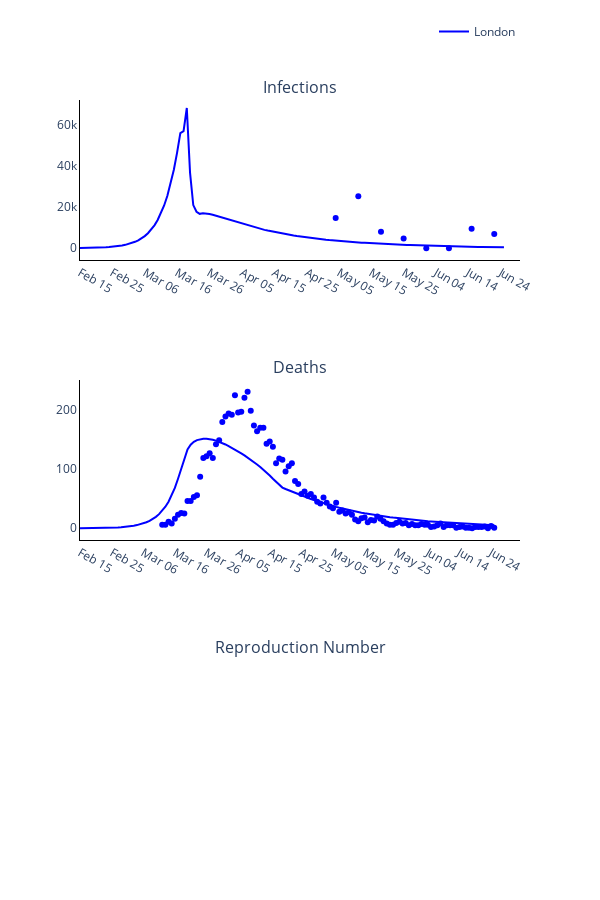

Notebook code cell kept with this figure:
### Markdown cell above
### Plot observed versus predicted using model with optimised parameters

### Code cell
# Trace names - represent the solver used for the simulation
trace_name = regions
titles = ['Infections', 'Deaths', 'Reproduction Number']

fig = go.Figure()
fig = make_subplots(rows=len(titles), cols=1, subplot_titles=tuple(titles), horizontal_spacing = 0.15)

# Plot (continuous predicted timeline and pointwise observed numbers each day)
for r, region in enumerate(regions):
    # Plot of infections
    fig.add_trace(
        go.Scatter(
            x=times,
            y=new_infec_pred[r].tolist(),
            mode='lines',
            name=trace_name[r],
            line_color=colours[r]
        ),
        row= 1,
        col= 1
    )

    fig.add_trace(
        go.Scatter(
            x=serology_times,
            y=np.sum(np.multiply(np.nan_to_num(np.divide(positives_data[r], tests[r])), susceptibles[r]), axis=1).tolist(),
            mode='markers',
            name=trace_name[r],
            showlegend=False,
            line_color=colours[r]
        ),
        row= 1,
        col= 1
    )

    # Plot deaths
    fig.add_trace(
        go.Scatter(
            x=times,
            y=deaths_pred[r].tolist(),
            mode='lines',
            name=trace_name[r],
            showlegend=False,
            line_color=colours[r]
        ),
        row= 2,
        col= 1
    )

    fig.add_trace(
        go.Scatter(
            x=deaths_times,
            y=np.sum(deaths_data[r], axis=1).tolist(),
            mode='markers',
            name=trace_name[r],
            showlegend=False,
            line_color=colours[r]
        ),
        row= 2,
        col= 1
    )

    # Plot reproduction number
    #fig.add_trace(
    #    go.Scatter(
    #        x=times,
    #        y=reprod_num_pred[r].tolist(),
    #        mode='lines',
    #        name=trace_name[r],
    #        showlegend=False,
    #        line_color=colours[r]
    #    ),
    #    row= 3,
    #    col= 1
    #)

# Add axis labels
fig.update_layout(
    width=600, 
    height=900,
    plot_bgcolor='white',
    xaxis=dict(
        linecolor='black',
        tickvals=np.arange(1, total_days, 10).tolist(),
        ticktext=['Feb 15', 'Feb 25', 'Mar 06', 'Mar 16', 'Mar 26', 'Apr 05', 'Apr 15', 'Apr 25', 'May 05', 'May 15', 'May 25', 'Jun 04', 'Jun 14', 'Jun 24']),
    yaxis=dict(linecolor='black'),
    xaxis2=dict(
        linecolor='black',
        tickvals=np.arange(1, total_days, 10).tolist(),
        ticktext=['Feb 15', 'Feb 25', 'Mar 06', 'Mar 16', 'Mar 26', 'Apr 05', 'Apr 15', 'Apr 25', 'May 05', 'May 15', 'May 25', 'Jun 04', 'Jun 14', 'Jun 24']),
    yaxis2=dict(linecolor='black'),
    xaxis3=dict(
        linecolor='black',
        tickvals=np.arange(1, total_days, 10).tolist(),
        ticktext=['Feb 15', 'Feb 25', 'Mar 06', 'Mar 16', 'Mar 26', 'Apr 05', 'Apr 15', 'Apr 25', 'May 05', 'May 15', 'May 25', 'Jun 04', 'Jun 14', 'Jun 24']),
    yaxis3=dict(linecolor='black'),
    legend=dict(
        orientation='h',
        yanchor="bottom",
        y=1.075,
        xanchor="right",
        x=1)
    )

fig.write_image('images/Figure-3-optimisation.pdf')
fig.show()

### Figure 1 — Plotly figure (JSON) as saved in the notebook; plotly's stock layout.template omitted (floating-point values rounded to 4 significant figures; data arrays with more than 128 entries replaced by an {"elided": "..."} marker saying what was removed)
{"data": [{"line": {"color": "blue"}, "mode": "lines", "name": "London", "type": "scatter", "x": {"elided": "132 int values"}, "xaxis": "x", "y": {"elided": "132 float values"}, "yaxis": "y"}, {"line": {"color": "blue"}, "mode": "markers", "name": "London", "showlegend": false, "type": "scatter", "x": [80, 87, 94, 101, 108, 115, 122, 129], "xaxis": "x", "y": [14650.0, 25320.0, 8014.0, 4745.0, 0, 0, 9439.0, 6912.0, 10870.0, 4414.0, 1584.0, 2769.0, 0, 0, 5037.0, 8908.0, 0, 18380.0, 23150.0, 21780.0, 9032.0, 26790.0, 54920.0, 43390.0, 42220.0, 0, 43170.0, 56570.0, 55360.0, 0, 140600.0, 129400.0, 121400.0, 39440.0, 26570.0, 30590.0, 30600.0, 8863.0, 5654.0, 9741.0, 33450.0, 5386.0, 3908.0, 6373.0, 0, 3645.0, 3716.0, 9541.0, 8854.0, 38980.0, 49380.0, 37680.0, 31050.0], "yaxis": "y"}, {"line": {"color": "blue"}, "mode": "lines", "name": "London", "showlegend": false, "type": "scatter", "x": {"elided": "132 int values"}, "xaxis": "x2", "y": {"elided": "132 float values"}, "yaxis": "y2"}, {"line": {"color": "blue"}, "mode": "markers", "name": "London", "showlegend": false, "type": "scatter", "x": [27, 28, 29, 30, 31, 32, 33, 34, 35, 36, 37, 38, 39, 40, 41, 42, 43, 44, 45, 46, 47, 48, 49, 50, 51, 52, 53, 54, 55, 56, 57, 58, 59, 60, 61, 62, 63, 64, 65, 66, 67, 68, 69, 70, 71, 72, 73, 74, 75, 76, 77, 78, 79, 80, 81, 82, 83, 84, 85, 86, 87, 88, 89, 90, 91, 92, 93, 94, 95, 96, 97, 98, 99, 100, 101, 102, 103, 104, 105, 106, 107, 108, 109, 110, 111, 112, 113, 114, 115, 116, 117, 118, 119, 120, 121, 122, 123, 124, 125, 126, 127, 128, 129, 130, 131, 132], "xaxis": "x2", "y": {"elided": "471 int values"}, "yaxis": "y2"}], "layout": {"annotations": [{"font": {"size": 16}, "showarrow": false, "text": "Infections", "x": 0.5, "xanchor": "center", "xref": "paper", "y": 1, "yanchor": "bottom", "yref": "paper"}, {"font": {"size": 16}, "showarrow": false, "text": "Deaths", "x": 0.5, "xanchor": "center", "xref": "paper", "y": 0.6111, "yanchor": "bottom", "yref": "paper"}, {"font": {"size": 16}, "showarrow": false, "text": "Reproduction Number", "x": 0.5, "xanchor": "center", "xref": "paper", "y": 0.2222, "yanchor": "bottom", "yref": "paper"}], "height": 900, "legend": {"orientation": "h", "x": 1, "xanchor": "right", "y": 1.075, "yanchor": "bottom"}, "plot_bgcolor": "white", "width": 600, "xaxis": {"anchor": "y", "domain": [0, 1], "linecolor": "black", "ticktext": ["Feb 15", "Feb 25", "Mar 06", "Mar 16", "Mar 26", "Apr 05", "Apr 15", "Apr 25", "May 05", "May 15", "May 25", "Jun 04", "Jun 14", "Jun 24"], "tickvals": [1, 11, 21, 31, 41, 51, 61, 71, 81, 91, 101, 111, 121, 131]}, "xaxis2": {"anchor": "y2", "domain": [0, 1], "linecolor": "black", "ticktext": ["Feb 15", "Feb 25", "Mar 06", "Mar 16", "Mar 26", "Apr 05", "Apr 15", "Apr 25", "May 05", "May 15", "May 25", "Jun 04", "Jun 14", "Jun 24"], "tickvals": [1, 11, 21, 31, 41, 51, 61, 71, 81, 91, 101, 111, 121, 131]}, "xaxis3": {"anchor": "y3", "domain": [0, 1], "linecolor": "black", "ticktext": ["Feb 15", "Feb 25", "Mar 06", "Mar 16", "Mar 26", "Apr 05", "Apr 15", "Apr 25", "May 05", "May 15", "May 25", "Jun 04", "Jun 14", "Jun 24"], "tickvals": [1, 11, 21, 31, 41, 51, 61, 71, 81, 91, 101, 111, 121, 131]}, "yaxis": {"anchor": "x", "domain": [0.7778, 1], "linecolor": "black"}, "yaxis2": {"anchor": "x2", "domain": [0.3889, 0.6111], "linecolor": "black"}, "yaxis3": {"anchor": "x3", "domain": [0, 0.2222], "linecolor": "black"}}}
